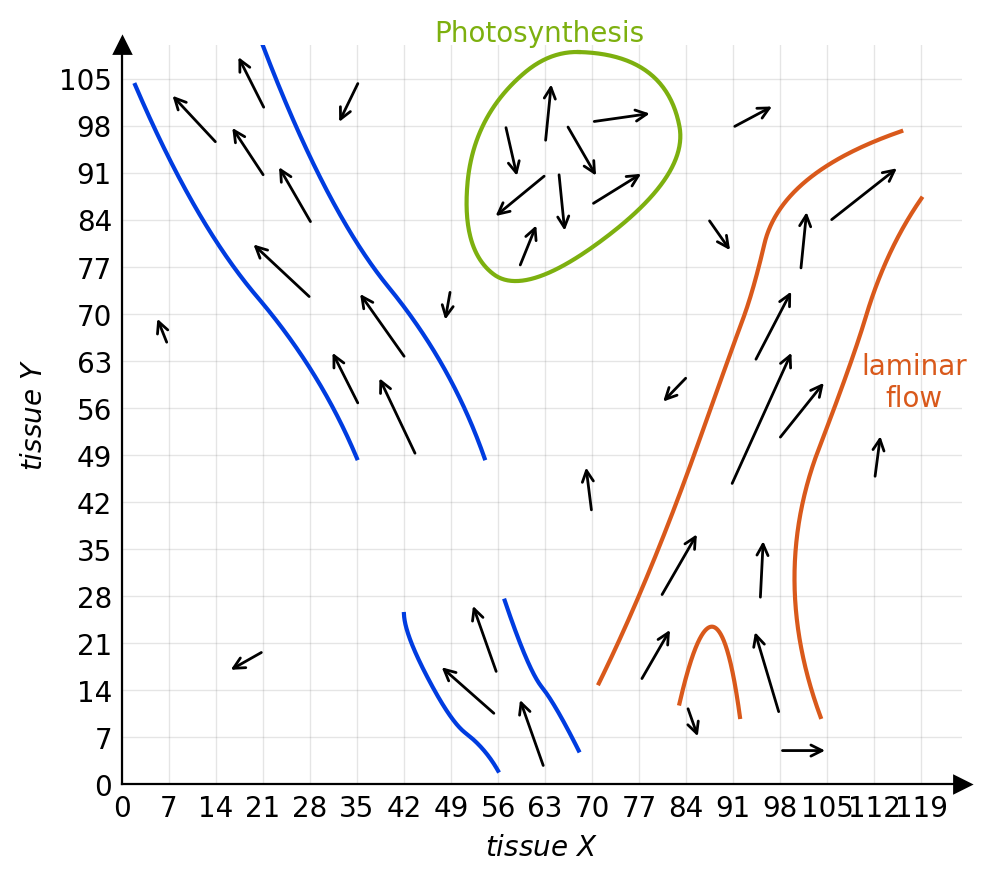

Write the Python code that produced this figure.
from matplotlib import pyplot as plt
import numpy as np
from scipy.interpolate import make_interp_spline
from sys import argv
np.random.seed(2025)
plt.rcParams.update({"figure.dpi": 200})


def main():
    plot_1d()
    plt.savefig(argv[0].rsplit(".", 1)[0] + ".png", bbox_inches='tight')


def draw_smooth_line(ax, points, k=2, periodic=False, label="", label_move_rel=(0, 0), color="blue"):
    # Separate into x and y arrays
    x, y = zip(*points)

    # Parameterize the points
    t = np.linspace(0, 1, len(x))  # Parameterize as a sequence
    t_smooth = np.linspace(0, 1, 300)  # Dense parameterization for smoothing

    # Create smooth interpolation
    x_spline = make_interp_spline(t, x, k=k, bc_type="periodic" if periodic else None)  # Cubic interpolation
    y_spline = make_interp_spline(t, y, k=k, bc_type="periodic" if periodic else None)
    x_smooth = x_spline(t_smooth)
    y_smooth = y_spline(t_smooth)

    # Plot the smooth line
    ax.plot(x_smooth, y_smooth, linestyle='-', color=color)

    mid_index = len(x_smooth) // 2
    ax.text(x_smooth[mid_index] + label_move_rel[0], y_smooth[mid_index] + label_move_rel[1], label, color=color, ha="center")
    ax.set_aspect('equal')  # Maintain aspect ratio for shapes like circles


# refers to plot: https://docs.google.com/presentation/d/1T9e2uZamu__GOxcbz7fM81QUgAlvKp5JjUTwnGWbz3w/edit?slide=id.g349a373bb74_0_11#slide=id.g349a373bb74_0_11
def plot_1d():
    fig, ax = plt.subplots()
    ax.set_xlim(0, 125)
    ax.set_ylim(0, 110)
    ax.spines['top'].set_visible(False)
    ax.spines['right'].set_visible(False)
    ax.tick_params(axis='both', length=0)
    xmin, xmax = ax.get_xlim()
    ax.set_xticks(list(range(int(xmin), int(xmax), 7)))
    ymin, ymax = ax.get_ylim()
    ax.set_yticks(list(range(int(ymin), int(ymax), 7)))
    # ax.set_xticklabels([])
    # ax.set_yticklabels([])
    ax.set_xlabel(r"$tissue\ X$")
    ax.set_ylabel(r"$tissue\ Y$")
    ax.grid(True, linewidth=0.5, color='gray', alpha=0.2)

    # Add arrows at the ends of the axes
    ax.plot(1, 0, ">k", transform=ax.get_yaxis_transform(), clip_on=False)  # Arrow for x-axis
    ax.plot(0, 1, "^k", transform=ax.get_xaxis_transform(), clip_on=False)  # Arrow for y-axis

    def arrow(start_x, start_y, end_x, direction=1, length=12):
        end_y = start_y + direction * (length**2 - (abs(start_x) - abs(end_x))**2)**.5
        return ((start_x, start_y), (end_x, end_y))

    def standalone_arrows():
        def random_arrow(start_x, start_y, end_x, direction=1, length=None):
            if length is None:
                min_length = max(5, abs(start_x - end_x))
                length = np.random.uniform(min_length, 8)

            return arrow(start_x, start_y, end_x, direction, length=length)
        return (
            random_arrow(7, 65, 5),
            random_arrow(112, 45, 113),
            random_arrow(90.5, 97.5, 97.5),
            random_arrow(21.5, 20, 15.5, -1),
            random_arrow(35.5, 105, 32, -1, length=8),
            random_arrow(70, 40, 69, length=8),
            random_arrow(97.5, 5, 105.5),
            random_arrow(84, 12, 86, -1, length=6),
            random_arrow(49, 74, 48, -1),
            random_arrow(87, 84.5, 91, -1),
            random_arrow(84.5, 61, 80, -1),
        )
        return ()

    # first from left
    def left_blue(color="blue"):
        # Define the arrows, starting from top
        arrows = (
            arrow(21.5, 100, 17, length=10),
            arrow(14.5, 95, 7, length=11),
            arrow(21.5, 90, 16, length=10),
            arrow(28.5, 83, 23, length=11),
            arrow(28.5, 72, 19, length=13),
            arrow(42.5, 63, 35, length=13),
            arrow(35.5, 56, 31, length=10),
            arrow(44, 48.5, 38, length=14),
        )

        route_left_line = [
            (arrows[1][1][0] - 5, arrows[1][1][1] + 1),
            (arrows[4][1][0] - 5, arrows[4][1][1]),
            (arrows[6][1][0] - 5, arrows[6][1][1]),
            (arrows[7][0][0] - 9, arrows[7][0][1]),
        ]
        draw_smooth_line(ax, route_left_line, color=color, k=2)

        route_right_line = [
            (arrows[0][1][0] + 4, arrows[0][1][1] + 1),
            (arrows[3][0][0] + 5, arrows[3][0][1]),
            (arrows[5][0][0] + 3, arrows[5][0][1] + 3),
            (arrows[7][0][0] + 10, arrows[7][0][1]),
        ]
        draw_smooth_line(ax, route_right_line, color=color, k=2)

        return arrows

    # second from left, the one below the circle with two arrows
    def right_blue(color="blue"):
        arrows = (
            arrow(56, 16, 52),
            arrow(56, 10, 47),
            arrow(63, 2, 59, length=12)
        )

        route_left_line = [
            (arrows[0][1][0] - 10, arrows[0][1][1] - 2),
            (arrows[1][1][0] - 3, arrows[1][1][1] + 1),
            (arrows[1][0][0] - 7, arrows[1][0][1]),
            (arrows[1][0][0] - 3, arrows[1][0][1] - 4),
            (arrows[2][0][0] - 7, arrows[2][0][1]),
        ]
        draw_smooth_line(ax, route_left_line, color=color, k=2)

        route_right_line = [
            (arrows[0][1][0] + 5, arrows[0][1][1]),
            (arrows[0][0][0] + 5, arrows[0][0][1] + 1),
            (arrows[2][1][0] + 5, arrows[2][1][1] - 1),
            (arrows[2][0][0] + 5, arrows[2][0][1] + 3),
        ]
        draw_smooth_line(ax, route_right_line, color=color, k=2)

        return arrows

    # the circle
    def chaotic(color="blue"):
        arrows = (
            # upper
            arrow(63, 95, 64, length=10),

            # left from upper
            arrow(57, 98.5, 59, -1, length=9),

            # points to bottom-left
            arrow(63.5, 91, 55, -1, length=11),

            # bottom, points up
            arrow(59, 76.5, 62, length=8),

            # middle one, points down (not bottom right)
            arrow(65, 91.5, 66, -1, length=10),

            # middle one, points bottom-right
            arrow(66, 98.5, 71, -1, length=10),

            # points right, bottom one
            arrow(69.5, 86, 78, length=10),

            # points right, top one
            arrow(69.5, 98.5, 79.4, length=10),
        )
        # Define points for plotting
        route = [
            (start := (arrows[0][1][0] + 4, arrows[0][1][1] + 4)),
            (arrows[1][0][0] - 3, arrows[1][0][1]),
            (arrows[2][1][0] - 3, arrows[2][1][1] - 3),
            (arrows[3][0][0] + 3, arrows[3][0][1] - 1),
            (arrows[-2][1][0] + 3, arrows[-2][1][1] - 1),
            (arrows[-1][1][0] + 1, arrows[-1][1][1] + 4),
            start,
        ]

        # Combine points and make it periodic (ensure looping by appending the start point)
        draw_smooth_line(ax, route, periodic=True, color=color, label="Photosynthesis", label_move_rel=(0, 35))

        return arrows

    # the last one, first from right
    def merged(color="blue"):
        # Define the arrows, starting from top right
        merged = (
            arrow(105, 83.5, 116, length=14),
            arrow(101, 76, 102, length=10),
            arrow(94, 62.5, 100, length=13),
            arrow(90.5, 44, 100, length=23),
            arrow(97.5, 51, 105, length=12),
        )
        left_arm = (
            arrow(80, 27.5, 86, length=12),
            arrow(77, 15, 82, length=10),
        )
        right_arm = (
            arrow(95, 27, 95.5, length=10),
            arrow(98, 10, 94, length=14),
        )

        route_left_line = [
            (merged[0][1][0], merged[0][1][1] + 5),
            (merged[1][1][0] - 3, merged[1][1][1] + 1),
            (merged[2][1][0] - 6, merged[2][1][1]),
            (merged[2][0][0] - 4, merged[2][0][1]),

            (left_arm[0][1][0] - 5, left_arm[0][1][1]),
            (left_arm[1][0][0] - 6, left_arm[1][0][1]),
        ]
        draw_smooth_line(ax, route_left_line, color=color, k=2)

        route_right_line = [
            (merged[0][1][0] + 3, merged[0][1][1] - 5),
            (merged[1][0][0] + 12, merged[1][0][1]),
            (merged[4][1][0] + 3, merged[4][1][1] + 1),

            (right_arm[0][1][0] + 5, right_arm[0][1][1]),
            (right_arm[1][0][0] + 6, right_arm[1][0][1]),
        ]
        draw_smooth_line(ax, route_right_line, color=color, k=2, label="laminar\nflow", label_move_rel=(10, -5))

        route_bottom_line = [
            (left_arm[1][0][0] + 6, left_arm[1][0][1] - 3),
            (right_arm[1][1][0] - 6, right_arm[1][1][1]),
            (right_arm[1][0][0] - 6, right_arm[1][0][1]),
        ]
        draw_smooth_line(ax, route_bottom_line, color=color, k=2)
        return *merged, *left_arm, *right_arm

    arrows = (
        *standalone_arrows(),
        *left_blue("#003CE0"),
        *right_blue("#003CE0"),
        *chaotic("#7DB00F"),
        *merged("#D9591B")
    )
    for start, end in arrows:
        ax.annotate("", xy=end, xytext=start, arrowprops=dict(arrowstyle='->'))


if __name__ == '__main__':
    main()
